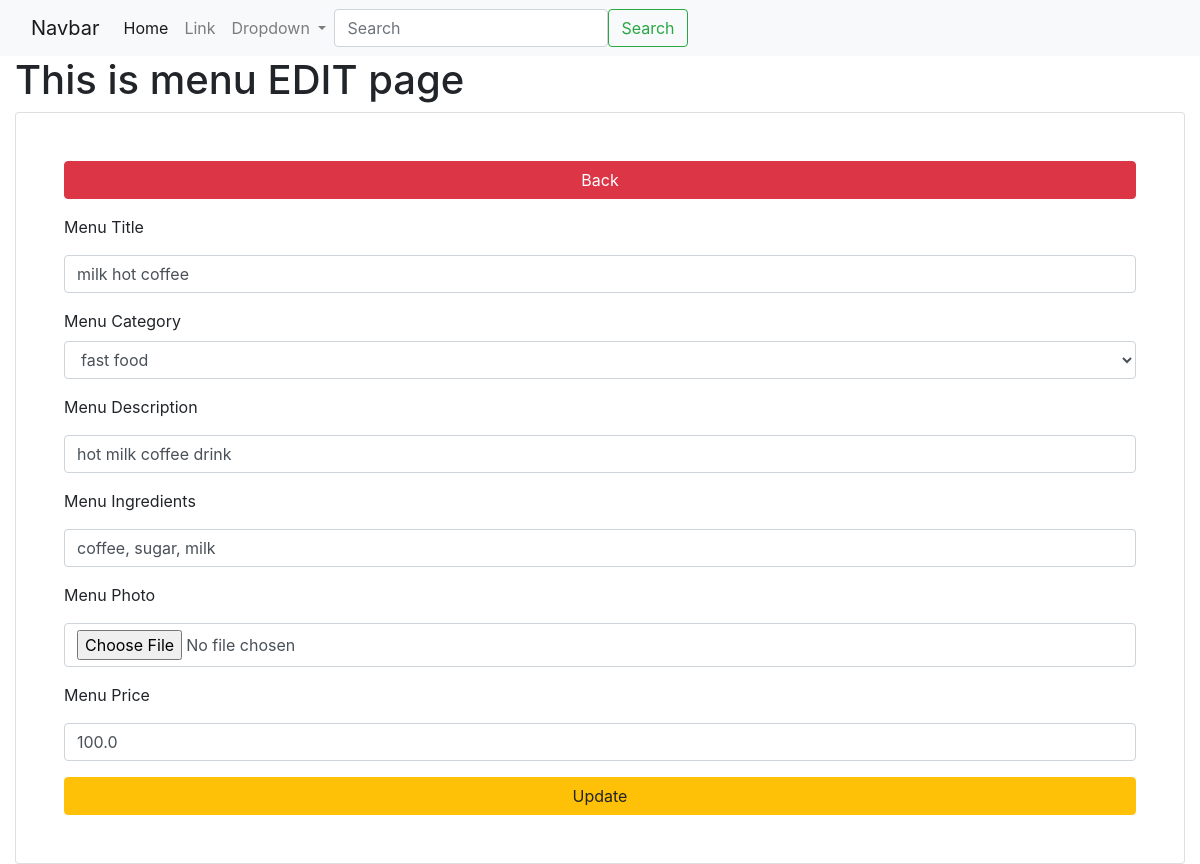
The app's page /menu/edit/9/, older data.
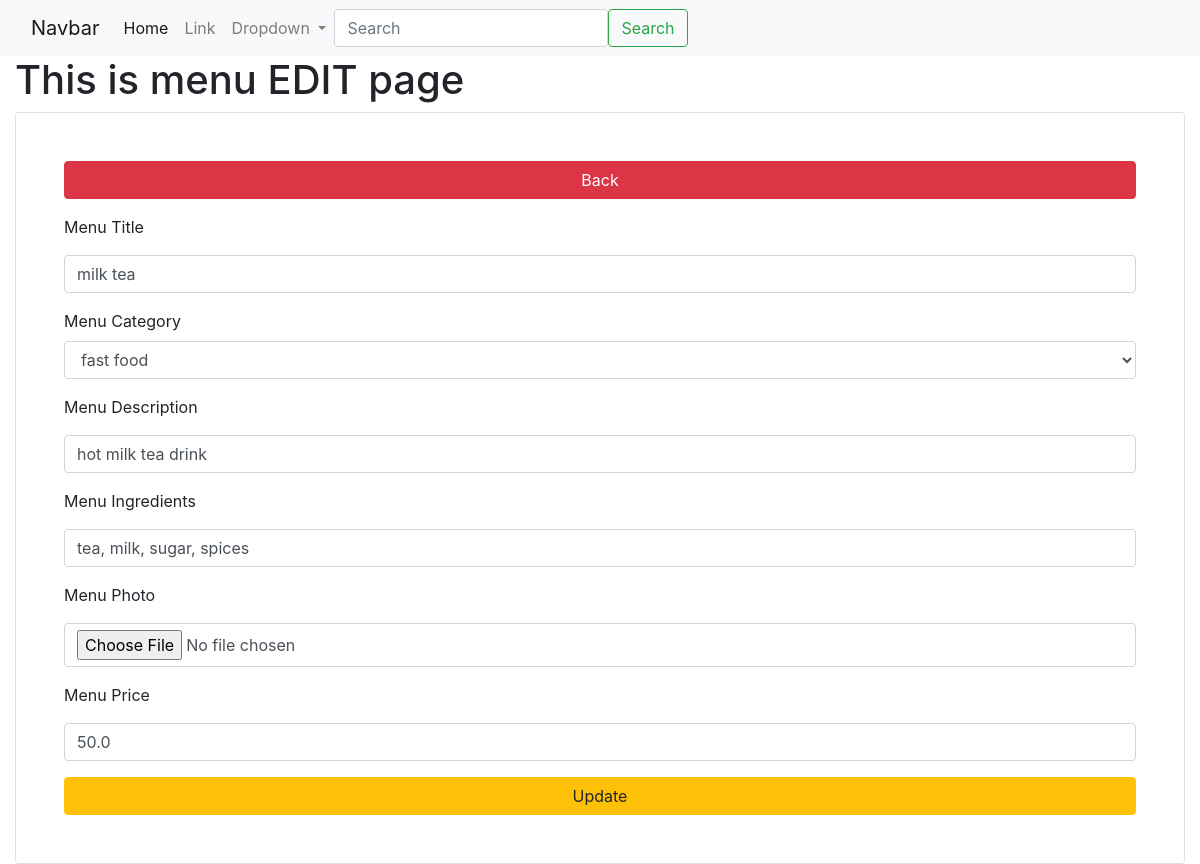
The same page, newer data.
### app_restro/models.py (models this page shows, shortened)
class MenuModel(models.Model):
    menu_title=models.CharField(max_length=100)
    category_id=models.ForeignKey(Category, on_delete=models.CASCADE)
    menu_desc=models.CharField(max_length=200)
    menu_img=models.FileField(upload_to="menu/images/", blank=True)
    menu_ingredient=models.CharField(max_length=200)
    menu_price=models.FloatField()
    class Meta:
        db_table="app_menus"

### app_restro/views.py (the view)
# urls.py: path('menu/edit/<int:id>/',views.menu_edit, name='menu-edit'),
def menu_edit(request, id):
    data=MenuModel.objects.get(id=id)
    categories=Category.objects.all()
    context={"data":data,
             "categories":categories
            }
    return render(request, 'menus/edit.html', context)

### templates/menus/edit.html (shortened to what this page needs)
{% extends "layouts/master.html" %}
{% block content %}
<div class="container-fluid">
    <h1>This is menu EDIT page</h1>
    <div class="card p-5">
        <a href="{% url 'menu-list' %}" class="btn btn-danger col-12 mb-3">Back</a>
        <form action="{% url 'menu-update' %}" method="post" enctype="multipart/form-data">
            <div class="form-group mb-3">
                <label for="menu_title">Menu Title</label>
                <input type="text" name="menu_title" class="form-control mt-2" value="{{ data.menu_title }}">
            </div>
            <div class="form-group mb-3">
                <label for="category_id">Menu Category</label>
                <select class="form-control" name="category_id" id="">
                    {% for val in categories %}
                    <option value="{{ val.id }}">{{ val.category_name }}</option>
                    {% endfor %}
                </select>
            </div>
            <div class="form-group mb-3">
                <label for="menu_desc">Menu Description</label>
                <input type="text" name="menu_desc" class="form-control mt-2" value="{{ data.menu_desc }}">
            </div>
            <div class="form-group mb-3">
                <label for="menu_ingredient">Menu Ingredients</label>
                <input type="text" name="menu_ingredient" class="form-control mt-2" value="{{ data.menu_ingredient }}">
            </div>
            <div class="form-group mb-3">
                <label for="menu_img">Menu Photo</label>
                <input type="file" name="menu_img" class="form-control mt-2" value="{{ data.menu_img }}">
            </div>
            <div class="form-group mb-3">
                <label for="menu_price">Menu Price</label>
                <input type="text" name="menu_price" class="form-control mt-2" value="{{ data.menu_price }}">
            </div>
            <input type="submit" class="btn btn-warning col-12" value="Update">
        </form>
    </div>
</div>
{% endblock %}

Row changes from the older to the newer data that the page shows:
changed MenuModel: menu_title "milk hot coffee" → "milk tea"; menu_desc "hot milk coffee drink" → "hot milk tea drink"; menu_ingredient "coffee, sugar, milk" → "tea, milk, sugar, spices"; menu_price "100.0" → "50.0"
